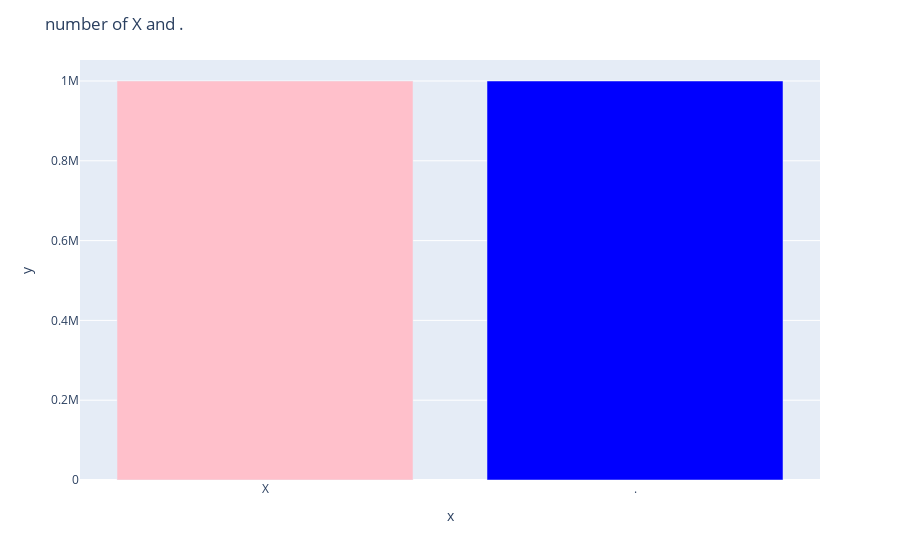

Source (notebook cell):
### Code cell
f = open('output-3.txt', 'r')
x_count = 0
dot_count = 0
for line in f:
    x_count += line.count('x')
    dot_count += line.count('.')
print('x_count: ', x_count)
print('dot_count: ', dot_count)

fig = px.bar(x=['X', '.'], y=[x_count, dot_count])
fig.update_layout(title='number of X and .')
#change the color of the bars by type
fig.update_traces(marker_color=['pink', 'blue'])

fig.show()

### Figure 1 — Plotly figure (JSON) as saved in the notebook; plotly's stock layout.template omitted (floating-point values rounded to 4 significant figures)
{"data": [{"alignmentgroup": "True", "hovertemplate": "x=%{x}<br>y=%{y}<extra></extra>", "legendgroup": "", "marker": {"color": ["pink", "blue"], "pattern": {"shape": ""}}, "name": "", "offsetgroup": "", "orientation": "v", "showlegend": false, "textposition": "auto", "type": "bar", "x": ["X", "."], "xaxis": "x", "y": [1000000, 1000000], "yaxis": "y"}], "layout": {"barmode": "relative", "legend": {"tracegroupgap": 0}, "margin": {"t": 60}, "title": {"text": "number of X and ."}, "xaxis": {"anchor": "y", "domain": [0, 1], "title": {"text": "x"}}, "yaxis": {"anchor": "x", "domain": [0, 1], "title": {"text": "y"}}}}
